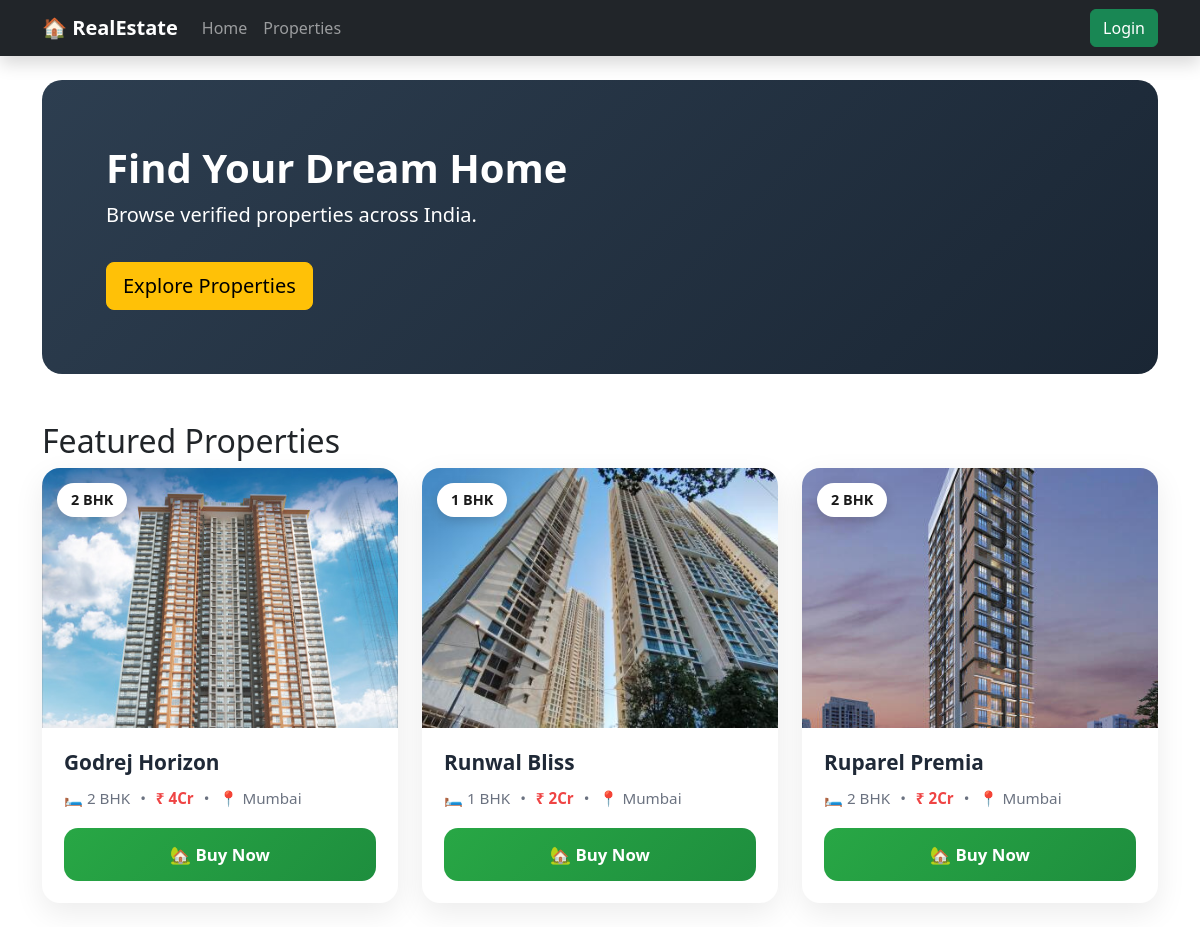
The page / on the database its author committed.
### properties/models.py (models this page shows, shortened)
class Property(models.Model):
    title = models.CharField(max_length=200, default="No Title")
    description = models.TextField(default="No Description")
    price = models.IntegerField(default=0)
    city = models.CharField(max_length=100, default="Unknown")
    state = models.CharField(max_length=100, default="Unknown")
    address = models.CharField(max_length=255, default="Not Available")
    bhk = models.IntegerField(default=1)
    main_image = models.ImageField(upload_to='properties/', blank=True, null=True)
    property_type = models.CharField(max_length=50, default="Apartment")
    furnished = models.CharField(max_length=50, default="Unfurnished")
    amenities = models.TextField(default="")
    seller = models.ForeignKey(User, on_delete=models.CASCADE, related_name="properties")
    created_at = models.DateTimeField(auto_now_add=True)

### accounts/views.py (the view)
# urls.py: path('', home_view, name='home'),
def home_view(request):
    properties = Property.objects.all()
    return render(request, 'home.html', {
        'properties': properties
    })

### properties/context_processors.py (called while the page is built)
def property_count(request):
    return {
        "total_properties": Property.objects.count()
    }

### templates/home.html (shortened to what this page needs)
{% extends 'base.html' %}
{% block content %}
<div class="hero">
    <h1>Find Your Dream Home</h1>
    <p class="fs-5 mt-2">Browse verified properties across India.</p>
    <a href="{% url 'listings' %}" class="btn btn-warning btn-lg mt-3">
        Explore Properties
    </a>
</div>
<h2 class="section-heading">Featured Properties</h2>
<div class="row g-4">
    {% for p in properties %}
    <div class="col-md-4">
        <div class="featured-card">
            <div class="featured-img-wrapper">
                {% if p.main_image %}
                    <img src="{{ p.main_image.url }}" alt="{{ p.title }}">
                {% else %}
                    <img src="https://via.placeholder.com/400x300?text=No+Image">
                {% endif %}
                <div class="bhk-badge">
                    {{ p.bhk }} BHK
                </div>
            </div>
            <div class="featured-body">
                <h5 class="featured-title">{{ p.title }}</h5>
                <div class="featured-info">
                    <span>🛏 {{ p.bhk }} BHK</span>
                    <span>•</span>
                    <span class="featured-price">₹ {{ p.price }}Cr</span>
                    <span>•</span>
                    <span>📍 {{ p.city }}</span>
                </div>
                {% if user.is_authenticated %}
                    <a href="{% url 'book_visit' p.id %}" class="btn btn-buy">
                        🏡 Buy Now
                    </a>
                {% else %}
                    <a href="{% url 'login_user' %}" class="btn btn-buy">
                        🏡 Buy Now
                    </a>
                {% endif %}
            </div>
        </div>
    </div>
    {% endfor %}
</div>
{% endblock %}

### templates/home.html (style rules this page uses)
.hero { background: linear-gradient(135deg, #2D3E50, #1a2634); color: white; padding: 4rem; border-radius: 20px; margin-bottom: 3rem; }
.hero h1 { font-weight: 800; }
.featured-card { background: #ffffff; border-radius: 18px; overflow: hidden; box-shadow: 0 10px 30px rgba(0,0,0,0.08); transition: all 0.3s ease; height: 100%; }
.featured-img-wrapper { position: relative; overflow: hidden; }
.featured-img-wrapper img { width: 100%; height: 260px; object-fit: cover; transition: transform 0.4s ease; }
.bhk-badge { position: absolute; top: 15px; left: 15px; background: #ffffff; color: #1a1a1a; padding: 6px 14px; border-radius: 20px; font-weight: 600; font-size: 0.9rem; box-shadow: 0 4px 12px rgba(0,0,0,0.15); }
.featured-body { padding: 22px; }
.featured-title { font-size: 1.3rem; font-weight: 700; color: #1f2937; margin-bottom: 12px; }
.featured-info { display: flex; align-items: center; gap: 10px; color: #6b7280; font-size: 0.95rem; margin-bottom: 18px; }
.featured-info span { display: flex; align-items: center; gap: 5px; }
.featured-price { color: #ef4444; font-weight: 700; }
.btn-buy { background: linear-gradient(135deg, #28a745, #1e8e3e); color: #ffffff; border: none; padding: 14px; border-radius: 14px; font-size: 1.05rem; font-weight: 700; width: 100%; transition: all 0.3s ease; }

### rows shown on the page
Property: main_image (picture), bhk "2", title "Godrej Horizon", price "4", city "Mumbai"
Property: main_image (picture), bhk "1", title "Runwal Bliss", price "2", city "Mumbai"
Property: main_image (picture), bhk "2", title "Ruparel Premia", price "2", city "Mumbai"
